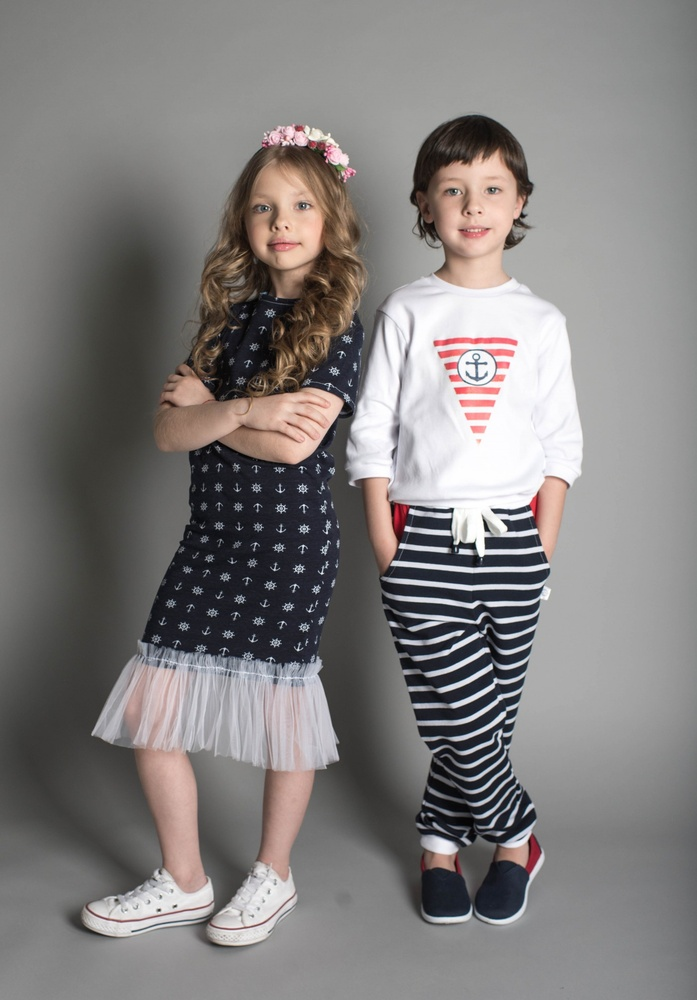
#> input picture machine-learning/face_detection/kids.jpg, 697 x 1000 px, shrunk from 1402 x 2011 before the run
$ python face_detection.py
#> lines starting #> are read from the running program, lines starting #| are printed output that depends on the picture; after the words box and inside, x2 and y2 are one past the last pixel; in counts of white or black regions, pixels touching at a corner belong together
import cv2


# loading the test image
image = cv2.imread("kids.jpg")
#> image is the input picture: shape (1000, 697, 3); mean B, G, R 125.2, 126.1, 129.6

# converting to grayscale
image_gray = cv2.cvtColor(image, cv2.COLOR_BGR2GRAY)
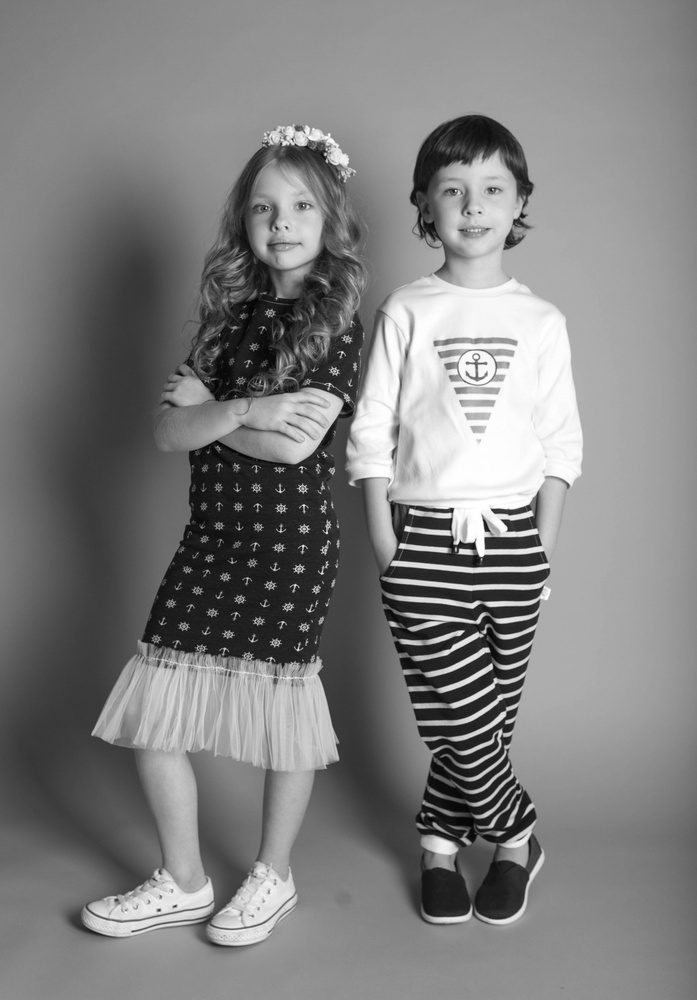
#> image_gray: shape (1000, 697); min 1, max 255, mean 127.1

# initialize the face recognizer (default face haar cascade)
face_cascade = cv2.CascadeClassifier("cascades/haarcascade_fontalface_default.xml")

# detect all the faces in the image
faces = face_cascade.detectMultiScale(image_gray, 1.3, 5)
#> faces = [[421, 152, 107, 107], [234, 170, 101, 101]]
# print the number of faces detected
print(f"{len(faces)} faces detected in the image.")
#| 2 faces detected in the image.

# for every face, draw a blue rectangle
for x, y, width, height in faces:
    cv2.rectangle(image, (x, y), (x + width, y + height), color=(255, 0, 0), thickness=2)
#> this loop made 2 passes
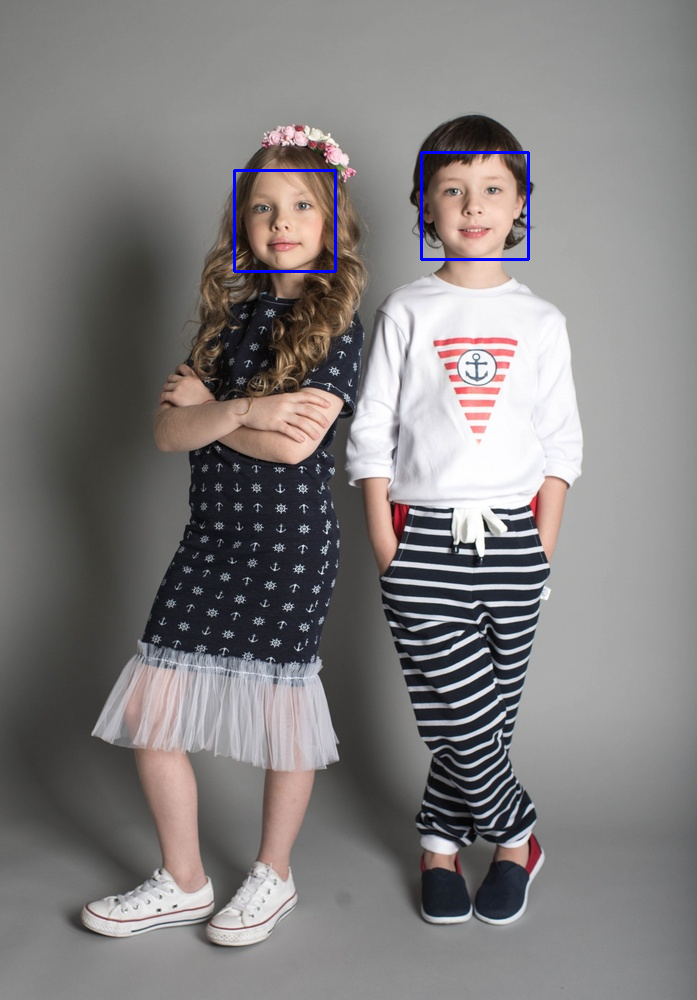
#> image: shape (1000, 697, 3); 0.36% of pixels changed, all inside (x1, y1, x2, y2) = (233, 151, 530, 273)

# save the image with rectangles
cv2.imwrite("kids_detected.jpg", image)
